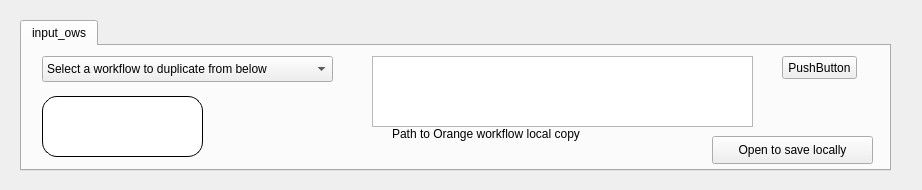
<?xml version="1.0" encoding="UTF-8"?>
<ui version="4.0">
 <class>Form</class>
 <widget class="QWidget" name="Form">
  <property name="geometry">
   <rect>
    <x>0</x>
    <y>0</y>
    <width>922</width>
    <height>190</height>
   </rect>
  </property>
  <property name="windowTitle">
   <string>Form</string>
  </property>
  <widget class="QLabel" name="BandeauImageHKH">
   <property name="geometry">
    <rect>
     <x>0</x>
     <y>0</y>
     <width>881</width>
     <height>21</height>
    </rect>
   </property>
   <property name="text">
    <string/>
   </property>
   <property name="pixmap">
    <pixmap>../../../../../../../../../../../.designer/img/bandeau_pour_orange_18px.png</pixmap>
   </property>
  </widget>
  <widget class="QLabel" name="label_2">
   <property name="geometry">
    <rect>
     <x>30</x>
     <y>210</y>
     <width>55</width>
     <height>16</height>
    </rect>
   </property>
   <property name="text">
    <string/>
   </property>
  </widget>
  <widget class="QTabWidget" name="tabWidget">
   <property name="geometry">
    <rect>
     <x>20</x>
     <y>20</y>
     <width>871</width>
     <height>151</height>
    </rect>
   </property>
   <property name="currentIndex">
    <number>0</number>
   </property>
   <property name="tabBarAutoHide">
    <bool>false</bool>
   </property>
   <widget class="QWidget" name="tab">
    <attribute name="title">
     <string>input_ows</string>
    </attribute>
    <widget class="QPushButton" name="save">
     <property name="geometry">
      <rect>
       <x>690</x>
       <y>90</y>
       <width>161</width>
       <height>28</height>
      </rect>
     </property>
     <property name="text">
      <string>Open to save locally</string>
     </property>
    </widget>
    <widget class="QLabel" name="label">
     <property name="geometry">
      <rect>
       <x>370</x>
       <y>80</y>
       <width>201</width>
       <height>16</height>
      </rect>
     </property>
     <property name="text">
      <string>Path to Orange workflow local copy</string>
     </property>
    </widget>
    <widget class="QPushButton" name="pushButton_show_hkh_website">
     <property name="geometry">
      <rect>
       <x>20</x>
       <y>50</y>
       <width>161</width>
       <height>61</height>
      </rect>
     </property>
     <property name="styleSheet">
      <string notr="true">background-color: white;
color: black;
border-style: outset;
border-width: 1px;
border-color: black;
border-radius: 15px;</string>
     </property>
     <property name="text">
      <string/>
     </property>
    </widget>
    <widget class="QComboBox" name="comboBox">
     <property name="geometry">
      <rect>
       <x>20</x>
       <y>10</y>
       <width>291</width>
       <height>26</height>
      </rect>
     </property>
     <item>
      <property name="text">
       <string>Select a workflow to duplicate from below</string>
      </property>
     </item>
    </widget>
    <widget class="QTextEdit" name="descriptionTextEdit">
     <property name="geometry">
      <rect>
       <x>350</x>
       <y>10</y>
       <width>381</width>
       <height>71</height>
      </rect>
     </property>
    </widget>
    <widget class="QPushButton" name="test_test">
     <property name="geometry">
      <rect>
       <x>760</x>
       <y>10</y>
       <width>75</width>
       <height>23</height>
      </rect>
     </property>
     <property name="text">
      <string>PushButton</string>
     </property>
    </widget>
   </widget>
  </widget>
  <widget class="QPushButton" name="button_link">
   <property name="geometry">
    <rect>
     <x>0</x>
     <y>0</y>
     <width>881</width>
     <height>21</height>
    </rect>
   </property>
   <property name="cursor">
    <cursorShape>PointingHandCursor</cursorShape>
   </property>
   <property name="focusPolicy">
    <enum>Qt::NoFocus</enum>
   </property>
   <property name="text">
    <string/>
   </property>
   <property name="icon">
    <iconset>
     <normaloff>../img/bandeau_pour_orange_18px.png</normaloff>
     <normalon>../img/bandeau_pour_orange_18px.png</normalon>
     <disabledoff>../img/bandeau_pour_orange_18px.png</disabledoff>
     <disabledon>../img/bandeau_pour_orange_18px.png</disabledon>
     <activeoff>../img/bandeau_pour_orange_18px.png</activeoff>
     <activeon>../img/bandeau_pour_orange_18px.png</activeon>
     <selectedoff>../img/bandeau_pour_orange_18px.png</selectedoff>
     <selectedon>../img/bandeau_pour_orange_18px.png</selectedon>../img/bandeau_pour_orange_18px.png</iconset>
   </property>
   <property name="default">
    <bool>false</bool>
   </property>
   <property name="flat">
    <bool>true</bool>
   </property>
  </widget>
 </widget>
 <resources/>
 <connections/>
</ui>
